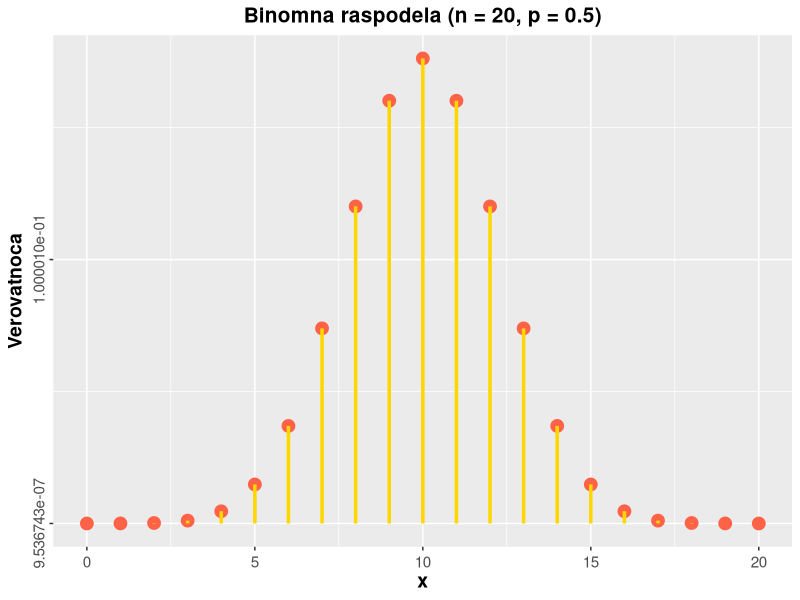
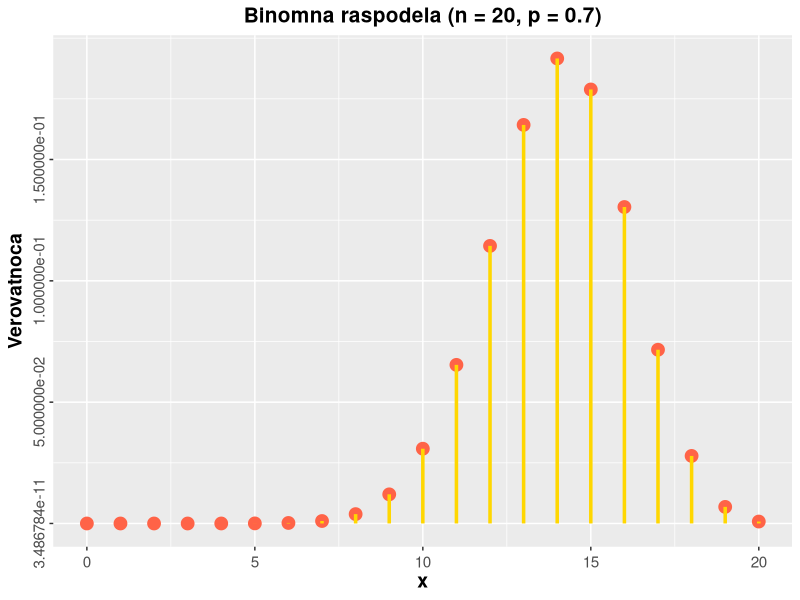
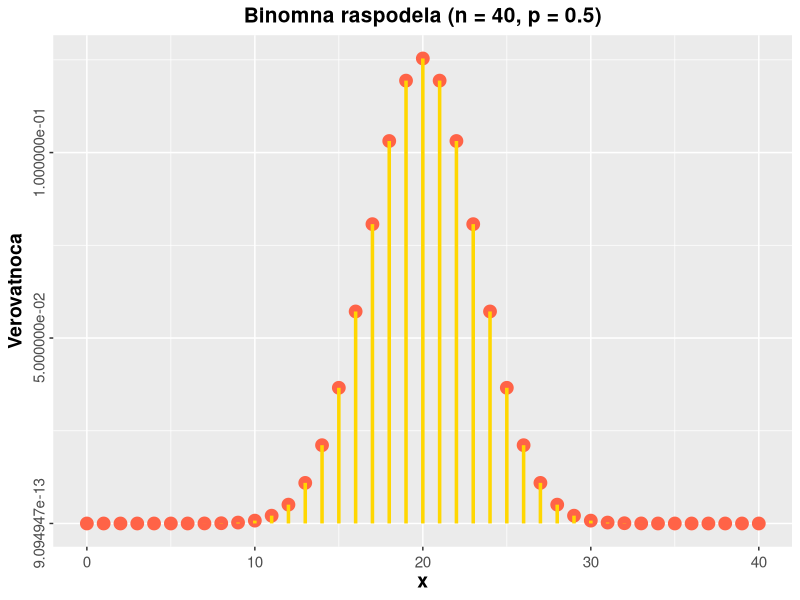

Reproduce these figures in R, in order.
# Binomna raspodela ---

library(dplyr)
library(magrittr)
library(ggplot2)

# B(20, 0.5) ---
df <- data.frame(x = 0:20) %>%
  mutate(Verovatnoca = dbinom(x, size = 20, prob = 0.5))
ggplot(data = df,
       aes(x = x)) +
  geom_point(aes(y = Verovatnoca),
                 size = 4,
                 color = "tomato") +
  geom_linerange(aes(ymax = Verovatnoca,
                     ymin = 0),
                 size = 1.2,
                 color = "gold") +
  scale_y_continuous(breaks = seq(from = min(df$Verovatnoca),
                                  to = max(df$Verovatnoca),
                     by = 0.1)) +
  labs(title = "Binomna raspodela (n = 20, p = 0.5)") +
  theme(text = element_text(size = 12),
        axis.text.x = element_text(size = 11, hjust = 0.5, vjust = 0.5),
        axis.text.y = element_text(size = 11, hjust = 0.5, vjust = 0.5, angle = 90),
        axis.title.x = element_text(size = 14, face = "bold"),
        axis.title.y = element_text(size = 14, face = "bold"),
        plot.title = element_text(hjust = 0.5, size = 15, face = "bold")
        )


# B(20, 0.7) ---
df <- data.frame(x = 0:20) %>%
  mutate(Verovatnoca = dbinom(x, size = 20, prob = 0.7))
ggplot(data = df,
       aes(x = x)) +
  geom_point(aes(y = Verovatnoca),
                 size = 4,
                 color = "tomato") +
  geom_linerange(aes(ymax = Verovatnoca,
                     ymin = 0),
                 size = 1.2,
                 color = "gold") +
  scale_y_continuous(breaks = seq(from = min(df$Verovatnoca),
                                  to = max(df$Verovatnoca),
                     by = 0.05)) +
  labs(title = "Binomna raspodela (n = 20, p = 0.7)") +
  theme(text = element_text(size = 12),
        axis.text.x = element_text(size = 11, hjust = 0.5, vjust = 0.5),
        axis.text.y = element_text(size = 11, hjust = 0.5, vjust = 0.5, angle = 90),
        axis.title.x = element_text(size = 14, face = "bold"),
        axis.title.y = element_text(size = 14, face = "bold"),
        plot.title = element_text(hjust = 0.5, size = 15, face = "bold")
        )


# B(40, 0.5) ---
df <- data.frame(x = 0:40) %>%
  mutate(Verovatnoca = dbinom(x, size = 40, prob = 0.5))
ggplot(data = df,
       aes(x = x)) +
  geom_point(aes(y = Verovatnoca),
                 size = 4,
                 color = "tomato") +
  geom_linerange(aes(ymax = Verovatnoca,
                     ymin = 0),
                 size = 1.2,
                 color = "gold") +
  scale_y_continuous(breaks = seq(from = min(df$Verovatnoca),
                                  to = max(df$Verovatnoca),
                     by = 0.05)) +
  labs(title = "Binomna raspodela (n = 40, p = 0.5)") +
  theme(text = element_text(size = 12),
        axis.text.x = element_text(size = 11, hjust = 0.5, vjust = 0.5),
        axis.text.y = element_text(size = 11, hjust = 0.5, vjust = 0.5, angle = 90),
        axis.title.x = element_text(size = 14, face = "bold"),
        axis.title.y = element_text(size = 14, face = "bold"),
        plot.title = element_text(hjust = 0.5, size = 15, face = "bold")
        )